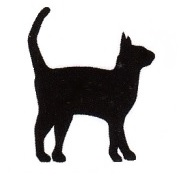
#> input picture cat.jpg, 180 x 185 px
$ python 01.py
#> lines starting #> are read from the running program, lines starting #| are printed output that depends on the picture
from PIL import Image, ImageDraw, ImageFont
img = Image.open('cat.jpg').convert('L')
text = 'S'
color = (0, 0, 120)
new_img = Image.new("RGB",(100,100),color)
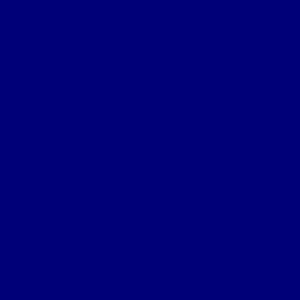
#> new_img: PIL image 100x100 RGB (shown 3 times larger); mean R, G, B 0, 0, 120
ImageDraw.Draw(new_img).text((2, -2), text)
new_img.save('cat.jpg')
